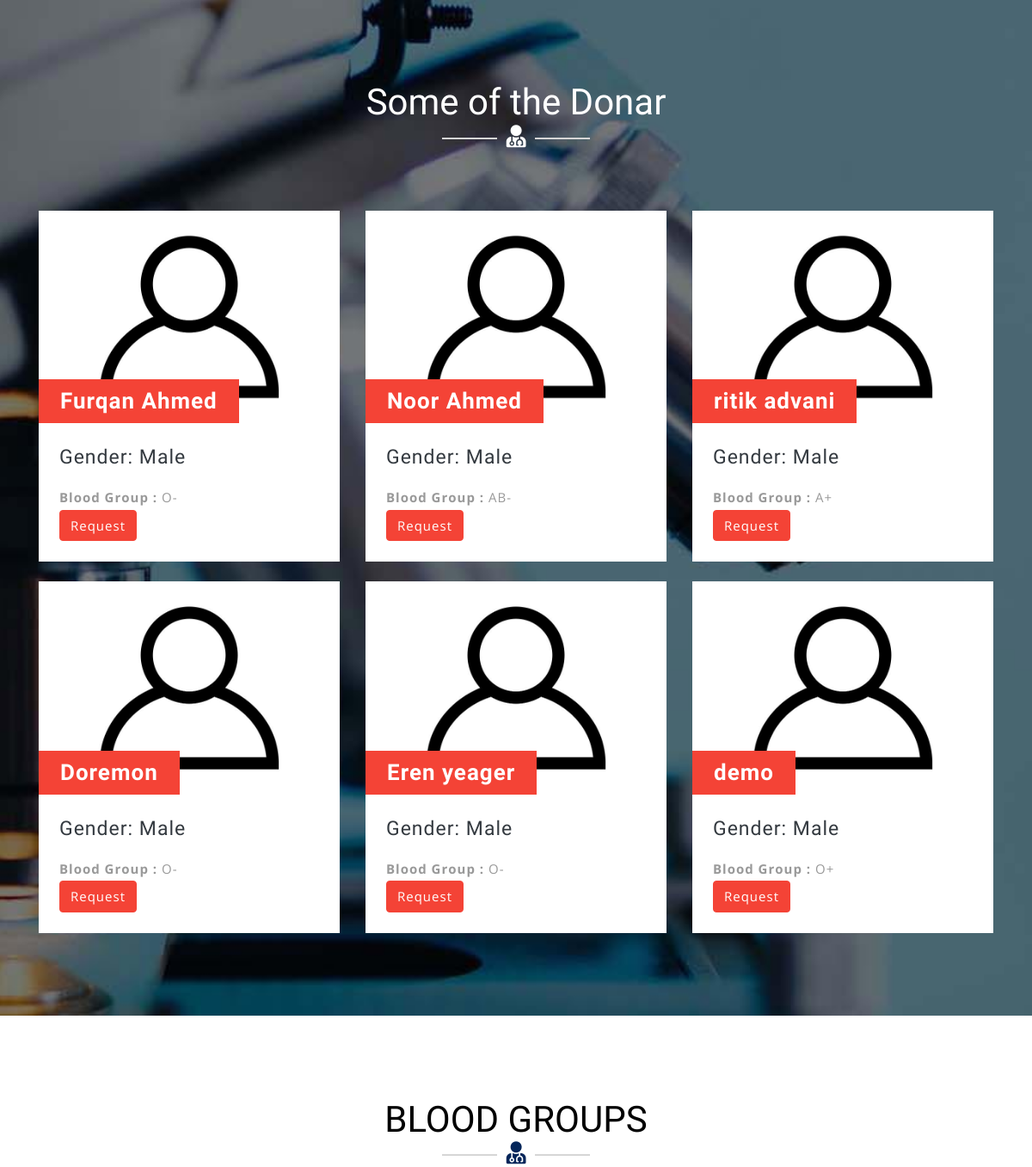
Before: / (middle part) with the older database file.
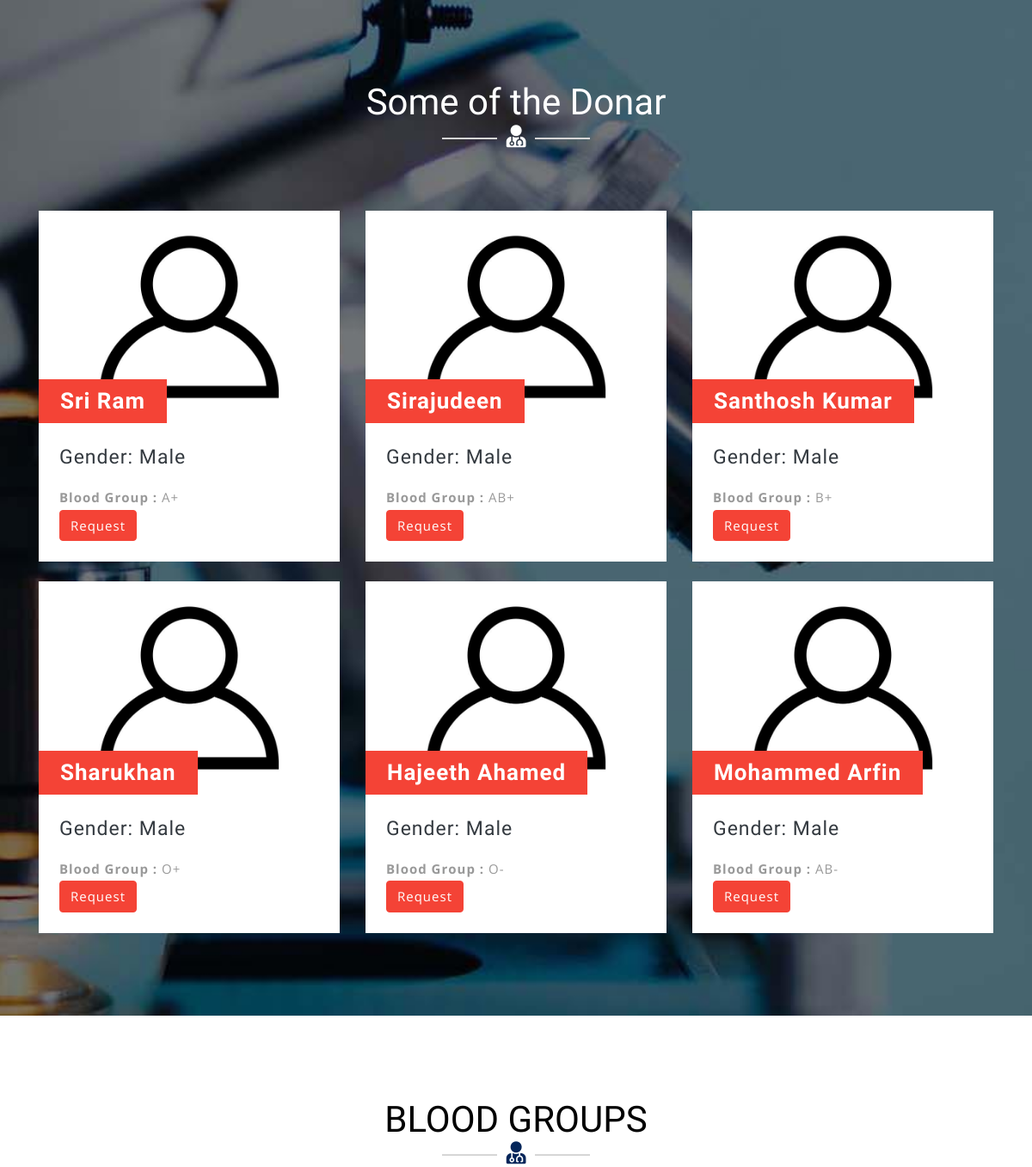
After: the same page with the newer database file.
### tables this page shows
CREATE TABLE `tblblooddonars` (
  `id` int(11) NOT NULL,
  `FullName` varchar(100) DEFAULT NULL,
  `MobileNumber` char(11) DEFAULT NULL,
  `EmailId` varchar(100) DEFAULT NULL,
  `Gender` varchar(20) DEFAULT NULL,
  `Age` int(11) DEFAULT NULL,
  `BloodGroup` varchar(20) DEFAULT NULL,
  `Address` varchar(255) DEFAULT NULL,
  `Message` mediumtext DEFAULT NULL,
  `PostingDate` timestamp NOT NULL DEFAULT current_timestamp(),
  `status` int(1) DEFAULT NULL,
  `Password` varchar(250) DEFAULT NULL
);

### index.php (the view, shortened to what this page needs)
<?php
include('includes/config.php');
?>
<!DOCTYPE html>
<html lang="zxx">
<head>
	<link rel="stylesheet" href="css/bootstrap.css">
	<link rel="stylesheet" href="css/style.css" type="text/css" media="all" />
	<link rel="stylesheet" href="css/fontawesome-all.css">
</head>
<body>
	<div class="blog-w3ls py-5" id="blog">
		<div class="container py-xl-5 py-lg-3">
			<div class="w3ls-titles text-center mb-5">
				<h3 class="title text-white">Some of the Donar</h3>
				<span>
					<i class="fas fa-user-md text-white"></i>
				</span>
			</div>
			<div class="row package-grids mt-5">
				<?php
$status=1;
$sql = "SELECT * from tblblooddonars where status=:status order by rand() limit 6";
$query = $dbh -> prepare($sql);
$query->bindParam(':status',$status,PDO::PARAM_STR);
$query->execute();
$results=$query->fetchAll(PDO::FETCH_OBJ);
if($query->rowCount() > 0)
{
foreach($results as $result)
{ ?>
				<div class="col-md-4 pricing" style="margin-top:2%;">
					<div class="price-top">
							<img src="images/blood-donor.jpg" alt="" class="img-fluid" />
						<h3><?php echo htmlentities($result->FullName);?>
						</h3>
					</div>
					<div class="price-bottom p-4">
						<h4 class="text-dark mb-3">Gender: <?php echo htmlentities($result->Gender);?></h4>
						<p class="card-text"><b>Blood Group :</b> <?php echo htmlentities($result->BloodGroup);?></p>
						<a class="btn btn-primary" style="color:#fff" href="contact-blood.php?cid=<?php echo $result->id;?>">Request</a>
					</div>
				</div><?php }} ?>
			</div>
		</div>
	</div>
	<div class="screen-w3ls py-5">
		<div class="container py-xl-5 py-lg-3">
			<div class="w3ls-titles text-center mb-5">
				<h3 class="title">BLOOD GROUPS</h3>
				<span>
					<i class="fas fa-user-md"></i>
				</span>
			</div>
		</div>
	</div>
</body>
</html>

### css/style.css (style rules this page uses)
body { padding: 0; margin: 0; background: #FFF; font-family: 'Open Sans', sans-serif; }
body a { transition: 0.5s all; -webkit-transition: 0.5s all; -moz-transition: 0.5s all; -o-transition: 0.5s all; -ms-transition: 0.5s all; text-decoration: none; }
h1, h2, h3, h4, h5, h6 { margin: 0; padding: 0; font-family: 'Roboto Condensed', sans-serif; }
p { margin: 0; padding: 0; font-family: 'Open Sans', sans-serif; font-size: 15px; letter-spacing: 1px; line-height: 1.9; color: #999; }
h3.title { color: #000; font-size: 42px; }
.w3ls-titles span { position: relative; }
.w3ls-titles span:before { content: " "; background: #d6d6d6; width: 64px; height: 2px; position: absolute; top: 9px; left: -75px; }
.w3ls-titles span:after { content: " "; background: #d6d6d6; width: 64px; height: 2px; position: absolute; top: 9px; right: -75px; }
.w3ls-titles i { color: #04265a; font-size: 26px; margin-top: 5px; }
.blog-w3ls { background: url(../images/bg4.jpg) no-repeat center; background-size: cover; -webkit-background-size: cover; -moz-background-size: cover; -o-background-size: cover; -moz-background-size: cover; }
.pricing { -webkit-transition: all 0.5s; -moz-transition: all 0.5s; -o-transition: all 0.5s; -ms-transition: all 0.5s; transition: all 0.5s; }
.price-top { position: relative; }
.price-top h3 { font-size: 26px; color: #fff; position: absolute; background: #4575bd; padding: 10px 25px; bottom: 0; letter-spacing: 1px; text-align: center; font-weight: 600; }
.price-bottom { background: #fff; }
.price-bottom h4 { font-size: 23px; line-height: 1.4; letter-spacing: 1px; }
.price-bottom a { color: #999; letter-spacing: 1px; font-size: 15px; }
.price-top h3 { font-size: 26px !important; color: #fff !important; position: absolute !important; background: #F44336 !important; }
.btn-primary { color: #fff !important; background-color: #F44336 !important; border-color: #F44336 !important; }
.fa, .fas, .far, .fal, .fab { display: inline!important; }

Changed rows visible on the page:
removed tblblooddonars: FullName "Furqan Ahmed", Gender "Male", BloodGroup "O-"
removed tblblooddonars: FullName "Noor Ahmed", Gender "Male", BloodGroup "AB-"
removed tblblooddonars: FullName "ritik advani", Gender "Male", BloodGroup "A+"
removed tblblooddonars: FullName "Doremon", Gender "Male", BloodGroup "O-"
removed tblblooddonars: FullName "Eren yeager", Gender "Male", BloodGroup "O-"
removed tblblooddonars: FullName "demo", Gender "Male", BloodGroup "O+"
added tblblooddonars: FullName "Sri Ram", Gender "Male", BloodGroup "A+"
added tblblooddonars: FullName "Sirajudeen", Gender "Male", BloodGroup "AB+"
added tblblooddonars: FullName "Santhosh Kumar", Gender "Male", BloodGroup "B+"
added tblblooddonars: FullName "Sharukhan", Gender "Male", BloodGroup "O+"
added tblblooddonars: FullName "Hajeeth Ahamed", Gender "Male", BloodGroup "O-"
added tblblooddonars: FullName "Mohammed Arfin", Gender "Male", BloodGroup "AB-"
